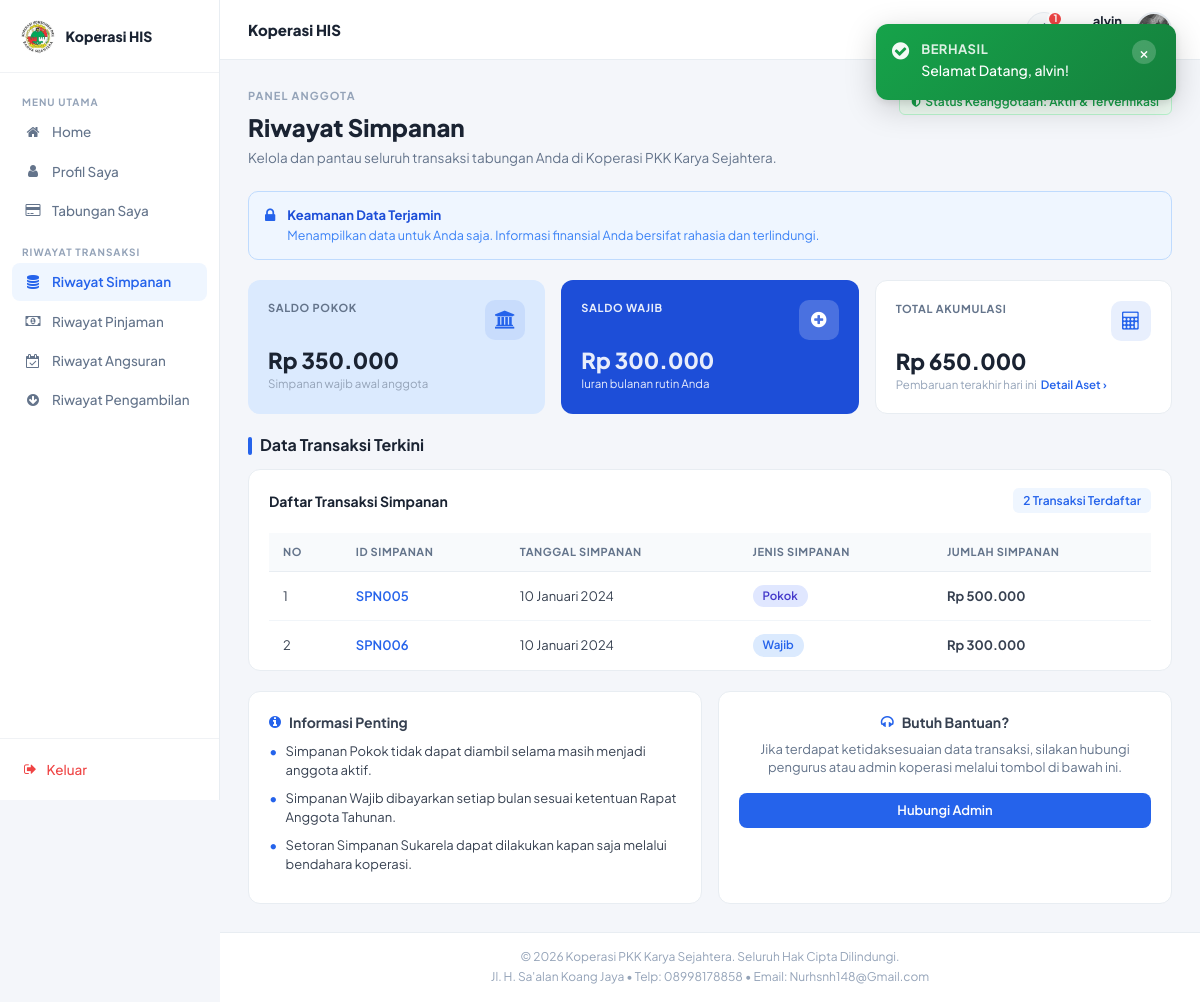
Screenshot of /anggota/riwayatsimpanan.php (signed in) with the database file from the repository.
### tables this page shows
CREATE TABLE `tbl_simpanan` (
  `id_simpanan` varchar(6) NOT NULL,
  `tgl_simpanan` date NOT NULL,
  `id_anggota` varchar(6) NOT NULL,
  `jenis_simpanan` varchar(20) NOT NULL,
  `jumlah_simpanan` int NOT NULL
);

### anggota/riwayatsimpanan.php (the view, shortened to what this page needs)
<?php
include ("style/header.php");
include ("style/sidebar.php");
include ("../config/koneksi.php");
function tgl_indo($tanggal) {
    $bulan = [1=>'Januari','Februari','Maret','April','Mei','Juni','Juli','Agustus','September','Oktober','November','Desember'];
    $p = explode('-', $tanggal);
    return $p[2] . ' ' . $bulan[(int)$p[1]] . ' ' . $p[0];
}
$res_tab = mysqli_query($konek, "SELECT a.saldo, a.saldo_wajib FROM tbl_tabungan a LEFT JOIN tbl_login b ON a.id_anggota=b.id_anggota WHERE b.id = '{$_SESSION['id']}'");
$tab = mysqli_fetch_array($res_tab);
$saldo_pokok = $tab ? (int)$tab['saldo'] : 0;
$saldo_wajib = $tab ? (int)$tab['saldo_wajib'] : 0;
$total_akumulasi = $saldo_pokok + $saldo_wajib;
$rows = [];
$res = mysqli_query($konek, "SELECT * FROM tbl_simpanan a LEFT JOIN tbl_login b ON a.id_anggota=b.id_anggota WHERE b.id = '{$_SESSION['id']}' ORDER BY a.tgl_simpanan DESC");
while ($r = mysqli_fetch_array($res)) { $rows[] = $r; }
$cnt = count($rows);
?>
<div class="ag-page-header">
  <div class="ag-page-header-row">
    <div>
      <div style="font-size:11px; font-weight:700; color:#94a3b8; text-transform:uppercase; letter-spacing:0.1em; margin-bottom:6px;">Panel Anggota</div>
      <div class="ag-page-title">Riwayat Simpanan</div>
      <div class="ag-page-subtitle">Kelola dan pantau seluruh transaksi tabungan Anda di Koperasi PKK Karya Sejahtera.</div>
    </div>
    <div>
      <span class="ag-page-badge"><i class="fa fa-shield"></i> Status Keanggotaan: Aktif &amp; Terverifikasi</span>
    </div>
  </div>
</div>
<div class="ag-notice">
  <i class="fa fa-lock"></i>
  <div>
    <div class="ag-notice-title">Keamanan Data Terjamin</div>
    <div class="ag-notice-text">Menampilkan data untuk Anda saja. Informasi finansial Anda bersifat rahasia dan terlindungi.</div>
  </div>
</div>
<div class="ag-stat-grid-3">
  <div class="ag-stat-card blue-light">
    <div class="ag-stat-head">
      <div class="ag-stat-label">Saldo Pokok</div>
      <div class="ag-stat-icon"><i class="fa fa-bank"></i></div>
    </div>
    <div class="ag-stat-value">Rp <?php echo number_format($saldo_pokok, 0, ',', '.'); ?></div>
    <div class="ag-stat-sub">Simpanan wajib awal anggota</div>
  </div>
  <div class="ag-stat-card blue-dark">
    <div class="ag-stat-head">
      <div class="ag-stat-label">Saldo Wajib</div>
      <div class="ag-stat-icon"><i class="fa fa-plus-circle"></i></div>
    </div>
    <div class="ag-stat-value">Rp <?php echo number_format($saldo_wajib, 0, ',', '.'); ?></div>
    <div class="ag-stat-sub">Iuran bulanan rutin Anda</div>
  </div>
  <div class="ag-stat-card">
    <div class="ag-stat-head">
      <div class="ag-stat-label">Total Akumulasi</div>
      <div class="ag-stat-icon"><i class="fa fa-calculator"></i></div>
    </div>
    <div class="ag-stat-value">Rp <?php echo number_format($total_akumulasi, 0, ',', '.'); ?></div>
    <div class="ag-stat-sub">Pembaruan terakhir hari ini &nbsp;<a href="#" style="color:#2563eb; font-size:11.5px; font-weight:600; text-decoration:none;">Detail Aset &rsaquo;</a></div>
  </div>
</div>
<div style="font-size:16px; font-weight:700; color:#1a2332; margin-bottom:12px; display:flex; align-items:center; gap:8px;">
  <span style="width:4px; height:18px; background:#2563eb; border-radius:2px; display:inline-block;"></span>
  Data Transaksi Terkini
</div>
<div class="ag-card">
  <div class="ag-card-header">
    <div class="ag-card-header-left">
      <div class="ag-card-title">Daftar Transaksi Simpanan</div>
    </div>
    <span class="ag-record-badge"><?php echo $cnt; ?> Transaksi Terdaftar</span>
  </div>
  <div class="ag-card-body" style="padding-bottom:0;">
    <div class="ag-table-wrap">
      <table class="ag-table">
        <thead>
          <tr>
            <th>No</th>
            <th>ID Simpanan</th>
            <th>Tanggal Simpanan</th>
            <th>Jenis Simpanan</th>
            <th>Jumlah Simpanan</th>
          </tr>
        </thead>
        <tbody>
          <?php if (empty($rows)): ?>
          <tr>
            <td colspan="5" style="text-align:center; padding:24px; color:#94a3b8;">
              <i class="fa fa-inbox" style="font-size:24px; display:block; margin-bottom:8px;"></i>
              Belum ada data simpanan
            </td>
          </tr>
          <?php else: $no = 1; foreach ($rows as $row): ?>
          <tr>
            <td><?php echo $no++; ?></td>
            <td><span class="ag-id-link"><?php echo htmlspecialchars($row['id_simpanan']); ?></span></td>
            <td><?php echo tgl_indo($row['tgl_simpanan']); ?></td>
            <td>
              <?php
              $jenis = strtolower($row['jenis_simpanan']);
              if (strpos($jenis, 'wajib') !== false) echo '<span class="ag-badge ag-badge-wajib">Wajib</span>';
              elseif (strpos($jenis, 'pokok') !== false) echo '<span class="ag-badge ag-badge-pokok">Pokok</span>';
              elseif (strpos($jenis, 'sukarela') !== false) echo '<span class="ag-badge ag-badge-sukarela">Sukarela</span>';
              else echo htmlspecialchars($row['jenis_simpanan']);
              ?>
            </td>
            <td class="amt-bold">Rp <?php echo number_format($row['jumlah_simpanan'], 0, ',', '.'); ?></td>
          </tr>
          <?php endforeach; endif; ?>
        </tbody>
      </table>
    </div>
  </div>
</div>
<div class="ag-bottom-info-grid">
  <div class="ag-card" style="margin-bottom:0;">
    <div class="ag-card-body">
      <div class="ag-info-section-title" style="margin-bottom:10px;"><i class="fa fa-info-circle"></i> Informasi Penting</div>
      <ul class="ag-info-list">
        <li>Simpanan Pokok tidak dapat diambil selama masih menjadi anggota aktif.</li>
        <li>Simpanan Wajib dibayarkan setiap bulan sesuai ketentuan Rapat Anggota Tahunan.</li>
        <li>Setoran Simpanan Sukarela dapat dilakukan kapan saja melalui bendahara koperasi.</li>
      </ul>
    </div>
  </div>
  <div class="ag-card" style="margin-bottom:0;">
    <div class="ag-card-body" style="text-align:center;">
      <div class="ag-info-section-title" style="justify-content:center; margin-bottom:8px;"><i class="fa fa-headphones"></i> Butuh Bantuan?</div>
      <p style="font-size:13px; color:#64748b; margin-bottom:16px;">Jika terdapat ketidaksesuaian data transaksi, silakan hubungi pengurus atau admin koperasi melalui tombol di bawah ini.</p>
      <a href="#" class="ag-btn ag-btn-primary" style="width:100%; justify-content:center;">Hubungi Admin</a>
    </div>
  </div>
</div>
<?php include ("style/footer.php"); ?>

### rows the page displays
tbl_simpanan: id_simpanan "SPN005", tgl_simpanan "10 Januari 2024", jenis_simpanan "Pokok", jumlah_simpanan "500.000"
tbl_simpanan: id_simpanan "SPN006", tgl_simpanan "10 Januari 2024", jenis_simpanan "Wajib", jumlah_simpanan "300.000"

### other values shown
$sk_settings['nama_koperasi'] "Koperasi HIS"
$ag_notif_count "1"
$_SESSION['username'] "alvin"
$f['msg'] "Selamat Datang, alvin!"
$saldo_pokok "350.000"
$saldo_wajib "300.000"
$total_akumulasi "650.000"
$cnt "2"
